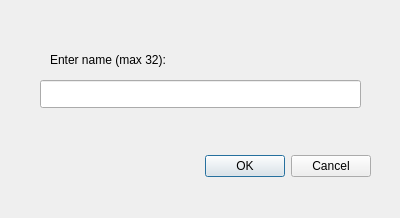
<?xml version="1.0" encoding="UTF-8"?>
<ui version="4.0">
 <class>Dialog</class>
 <widget class="QDialog" name="Dialog">
  <property name="geometry">
   <rect>
    <x>0</x>
    <y>0</y>
    <width>400</width>
    <height>218</height>
   </rect>
  </property>
  <property name="windowTitle">
   <string>SchemeName</string>
  </property>
  <widget class="QDialogButtonBox" name="buttonBox">
   <property name="geometry">
    <rect>
     <x>30</x>
     <y>150</y>
     <width>341</width>
     <height>32</height>
    </rect>
   </property>
   <property name="orientation">
    <enum>Qt::Horizontal</enum>
   </property>
   <property name="standardButtons">
    <set>QDialogButtonBox::Cancel|QDialogButtonBox::Ok</set>
   </property>
  </widget>
  <widget class="QLineEdit" name="lineEdit">
   <property name="geometry">
    <rect>
     <x>40</x>
     <y>80</y>
     <width>321</width>
     <height>28</height>
    </rect>
   </property>
   <property name="maxLength">
    <number>32</number>
   </property>
  </widget>
  <widget class="QLabel" name="label">
   <property name="geometry">
    <rect>
     <x>50</x>
     <y>50</y>
     <width>151</width>
     <height>20</height>
    </rect>
   </property>
   <property name="text">
    <string>Enter name (max 32):</string>
   </property>
  </widget>
 </widget>
 <resources/>
 <connections>
  <connection>
   <sender>buttonBox</sender>
   <signal>accepted()</signal>
   <receiver>Dialog</receiver>
   <slot>accept()</slot>
   <hints>
    <hint type="sourcelabel">
     <x>248</x>
     <y>254</y>
    </hint>
    <hint type="destinationlabel">
     <x>157</x>
     <y>274</y>
    </hint>
   </hints>
  </connection>
  <connection>
   <sender>buttonBox</sender>
   <signal>rejected()</signal>
   <receiver>Dialog</receiver>
   <slot>reject()</slot>
   <hints>
    <hint type="sourcelabel">
     <x>316</x>
     <y>260</y>
    </hint>
    <hint type="destinationlabel">
     <x>286</x>
     <y>274</y>
    </hint>
   </hints>
  </connection>
 </connections>
</ui>
